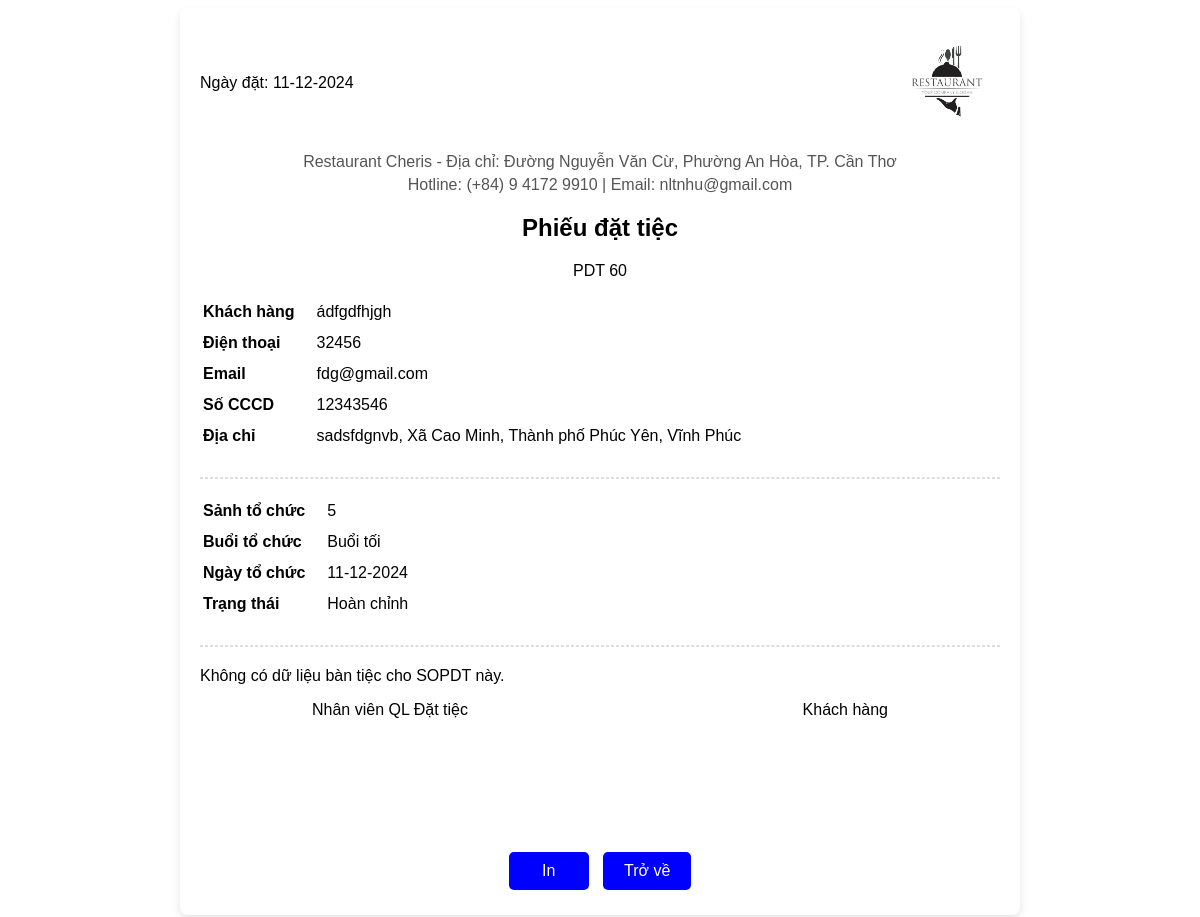
The app's page /content/phieudattiec/chi-tiet.php?sopdt=60 with its own data.
### tables this page shows
CREATE TABLE `phieudattiec` (
  `sopdt` int(11) NOT NULL,
  `sohd` int(11) NOT NULL,
  `makh` int(11) NOT NULL,
  `stt_sanh` int(11) NOT NULL,
  `mabuoi` int(11) NOT NULL,
  `malt` int(11) NOT NULL,
  `ma_ctkm` int(11) NOT NULL,
  `ngaydat` varchar(255) NOT NULL,
  `ngaytochuc` varchar(255) NOT NULL,
  `trangthai` varchar(255) NOT NULL,
  `tiencoc` int(11) NOT NULL,
  `tiengiamgia` int(11) NOT NULL
);

CREATE TABLE `khachhang` (
  `makh` int(11) NOT NULL,
  `hoten` varchar(255) NOT NULL,
  `sodt` varchar(20) NOT NULL,
  `email` varchar(255) NOT NULL,
  `socccd` varchar(20) NOT NULL,
  `ngaycap` date NOT NULL,
  `noicap` varchar(255) NOT NULL,
  `so_nha` varchar(50) NOT NULL,
  `tinh_thanhpho` int(11) NOT NULL,
  `quan_huyen` int(11) NOT NULL,
  `phuong_xa` int(11) NOT NULL
);

CREATE TABLE `phuong_xa` (
  `mapx` int(11) NOT NULL,
  `ma_qh` int(11) NOT NULL,
  `tenpx` varchar(255) NOT NULL
);

CREATE TABLE `quan_huyen` (
  `maqh` int(11) NOT NULL,
  `ma_tinhtp` int(11) NOT NULL,
  `tenqh` varchar(255) NOT NULL
);

CREATE TABLE `tinh_thanhpho` (
  `matinhtp` int(11) NOT NULL,
  `ten_tinhtp` varchar(255) NOT NULL
);

CREATE TABLE `buoi` (
  `MABUOI` int(10) NOT NULL,
  `TENBUOI` varchar(255) NOT NULL,
  `GIOBD` char(10) NOT NULL,
  `GIOKT` char(10) NOT NULL
);

### content/phieudattiec/chi-tiet.php (the view, shortened to what this page needs)
<?php
$servername = "localhost";
$username = "root";
$password = "";
$dbname = "tochuctiec";
$conn = new mysqli($servername, $username, $password, $dbname);
$sopdt = isset($_GET['sopdt']) ? $_GET['sopdt'] : null;
if ($sopdt) {
    $sql = "SELECT
                p.*,
                k.hoten, k.sodt, k.so_nha, k.email, k.socccd, px.tenpx, qh.tenqh, tt.ten_tinhtp,b.TENBUOI
            FROM phieudattiec p
            LEFT JOIN khachhang k ON p.makh = k.makh
            LEFT JOIN phuong_xa px ON k.phuong_xa = px.mapx
            LEFT JOIN quan_huyen qh ON k.quan_huyen = qh.maqh
            LEFT JOIN tinh_thanhpho tt ON k.tinh_thanhpho = tt.matinhtp
            LEFT JOIN buoi b ON p.mabuoi = b.MABUOI
            WHERE p.sopdt = ?";
    $stmt = $conn->prepare($sql);
    $stmt->bind_param('s', $sopdt);
    $stmt->execute();
    $result = $stmt->get_result();
    $data = $result->fetch_assoc();
} else {
    echo "Không tìm thấy mã phiếu!";
    exit;
}
?>
<!DOCTYPE html>
<html lang="vi">
<head>
    <link rel="stylesheet" href="css2/menu.css">
</head>
<body>
    <div class="invoice-container">
        <div class="invoice-header-content" style="display: flex;justify-content: space-between; align-items: center;">
            <div>
            <?php if ($data): ?>
                <tr>
                    <th>Ngày đặt: </th>
                    <td><?= htmlspecialchars(date('d-m-Y', strtotime($data['ngaydat']))) ?></td>
                </tr>
            </div>
            <div>
                <img src="img/logo.png" style="width: 105px; height:105px" alt="Restaurant Logo">
            </div>
        </div>
        <div class="invoice-header" style="margin-top: 1rem;">
            <p>Restaurant Cheris - Địa chỉ: Đường Nguyễn Văn Cừ, Phường An Hòa, TP. Cần Thơ</p>
            <p>Hotline: (+84) 9 4172 9910 | Email: nltnhu@gmail.com</p>
            <h2>Phiếu đặt tiệc</h2>
            <tr>
                <th>PDT</th>
                <td><?= htmlspecialchars($data['sopdt']) ?></td>
            </tr>
            <?php else: ?>
                <p>Không tìm thấy thông tin phiếu.</p>
            <?php endif; ?>
        </div>
        <div class="invoice-details">
            <?php if ($data): ?>
                <table>
                    <tr>
                        <th>Khách hàng</th>
                        <td><?= htmlspecialchars($data['hoten']) ?></td>
                    </tr>
                    <tr>
                        <th>Điện thoại</th>
                        <td><?= htmlspecialchars($data['sodt']) ?></td>
                    </tr>
                    <tr>
                        <th>Email</th>
                        <td><?= htmlspecialchars($data['email']) ?></td>
                    </tr>
                    <tr>
                        <th>Số CCCD</th>
                        <td><?= htmlspecialchars($data['socccd']) ?></td>
                    </tr>
                    <tr>
                        <th>Địa chỉ</th>
                        <td>
                            <?= htmlspecialchars($data['so_nha']) ?>,
                            <?= htmlspecialchars($data['tenpx']) ?>,
                            <?= htmlspecialchars($data['tenqh']) ?>,
                            <?= htmlspecialchars($data['ten_tinhtp']) ?>
                        </td>
                    </tr>
                </table>
        </div>
        <hr style="border: 1px dashed #ddd; margin: 20px 0;">
        <div class="invoice-items">
            <table>
                <tr>
                    <th>Sảnh tổ chức</th>
                    <td><?= htmlspecialchars($data['stt_sanh']) ?></td>
                </tr>
                <tr>
                    <th>Buổi tổ chức</th>
                    <td><?= htmlspecialchars($data['TENBUOI']) ?></td>
                </tr>
                <tr>
                    <th>Ngày tổ chức</th>
                    <td><?= htmlspecialchars(date('d-m-Y', strtotime($data['ngaytochuc']))) ?></td>
                </tr>
                <tr>
                    <th>Trạng thái</th>
                    <td><?= htmlspecialchars($data['trangthai']) ?></td>
                </tr>
            </table>
            <hr style="border: 1px dashed #ddd; margin: 20px 0;">
            <div class="invoice-items">
            <div class="invoice-section">
<?php
$sqlDatTiec = "
    SELECT DISTINCT stt_btd
    FROM dattiec
    WHERE sopdt = ?";
$stmtDatTiec = $conn->prepare($sqlDatTiec);
$stmtDatTiec->bind_param('s', $sopdt);
$stmtDatTiec->execute();
$resultDatTiec = $stmtDatTiec->get_result();
if ($resultDatTiec->num_rows > 0) {
    while ($dataDatTiec = $resultDatTiec->fetch_assoc()) {
        $sqlBanTiecDat = "
            SELECT ten_btd
            FROM bantiecdat
            WHERE stt_btd = ?";
        $stmtBanTiecDat = $conn->prepare($sqlBanTiecDat);
        $stmtBanTiecDat->bind_param('i', $dataDatTiec['stt_btd']);
        $stmtBanTiecDat->execute();
        $resultBanTiecDat = $stmtBanTiecDat->get_result();
        $dataBanTiecDat = $resultBanTiecDat->fetch_assoc();
        $sqlDatTiecInfo = "
            SELECT soban_chinhthuc, soban_dutru, soban_sudung
            FROM dattiec
            WHERE sopdt = ? AND stt_btd = ?";
        $stmtDatTiecInfo = $conn->prepare($sqlDatTiecInfo);
        $stmtDatTiecInfo->bind_param('si', $sopdt, $dataDatTiec['stt_btd']);
        $stmtDatTiecInfo->execute();
        $resultDatTiecInfo = $stmtDatTiecInfo->get_result();
        ?>
        <div class="invoice-section">
            <p style="margin-top:2rem"><strong> <?= htmlspecialchars($dataBanTiecDat['ten_btd']) ?>:</strong></p>
        <table border="1" style=" width: 55%;
            margin: 0 auto; /* Căn giữa bảng theo chiều ngang */
            margin-top: 0px; /* Khoảng cách từ phía trên */
            border-collapse: collapse;
            justify-items: center;">
            <tr>
                <th style="width: 19rem; text-align: center;">Tên món</th>
            </tr>
            <?php
            $sqlDatMon = "
                SELECT DISTINCT monan.ten_ma
                FROM datmon
                JOIN monan ON datmon.MA_MA = monan.ma_ma
                JOIN bantiec_mon ON bantiec_mon.MA_MA = datmon.MA_MA  -- Kết nối giữa bantiec_mon và datmon qua MA_MA
                JOIN bantiecdat ON bantiecdat.stt_btd = bantiec_mon.STT_BTD  -- Kết nối bantiec_mon và bantiecdat qua STT_BTD
                WHERE bantiecdat.stt_btd = ?";
            $stmtDatMon = $conn->prepare($sqlDatMon);
            $stmtDatMon->bind_param('i', $dataDatTiec['stt_btd']);
            $stmtDatMon->execute();
            $resultDatMon = $stmtDatMon->get_result();
            if ($resultDatMon->num_rows > 0) {
                while ($row = $resultDatMon->fetch_assoc()) {
                    echo "<tr>
                        <td>" . htmlspecialchars($row['ten_ma']) . "</td>
                    </tr>";
                }
            } else {
                echo "<tr><td colspan='1'>Không có dữ liệu món ăn</td></tr>";
            }
            ?>
        </table>
<table border="1" style="width: 55%;
    margin: 0 auto; /* Căn giữa bảng theo chiều ngang */
    margin-top: 20px; /* Khoảng cách từ bảng trên */
    border-collapse: collapse;
    justify-items: center;">
    <tr>
        <th style="width: 19rem; text-align: center;">Tên đồ uống</th>
    </tr>
    <?php
    $sqlDatDouong = "
        SELECT DISTINCT douong.ten_du
        FROM datdouong
        JOIN douong ON datdouong.ma_du = douong.ma_du -- Kết nối với bảng douong qua ma_du
        JOIN dattiec ON datdouong.sopdt = dattiec.sopdt -- Kết nối datdouong và dattiec qua sopdt
        JOIN bantiecdat ON dattiec.stt_btd = bantiecdat.stt_btd -- Kết nối dattiec và bantiecdat qua stt_btd
        WHERE bantiecdat.stt_btd = ?";
    $stmtDatDouong = $conn->prepare($sqlDatDouong);
    $stmtDatDouong->bind_param('i', $dataDatTiec['stt_btd']);
    $stmtDatDouong->execute();
    $resultDatDouong = $stmtDatDouong->get_result();
    if ($resultDatDouong->num_rows > 0) {
        while ($row = $resultDatDouong->fetch_assoc()) {
            echo "<tr>
                <td>" . htmlspecialchars($row['ten_du']) . "</td>
            </tr>";
        }
    } else {
        echo "<tr><td colspan='1'>Không có dữ liệu đồ uống</td></tr>";
    }
    ?>
</table>
        <div class="invoice-details" style="text-align: left; margin-top: 20px;">
            <?php
            if ($resultDatTiecInfo->num_rows > 0) {
                while ($row = $resultDatTiecInfo->fetch_assoc()) {
                    echo "
                    <div style='margin-bottom: 10px; margin-left: 1.7rem'>
                        <p style='position: relative;'>
                            <span style='position: absolute; left: -1.5rem;'>•</span>
                            <strong style='font-weight: bold;'>Số bàn chính thức:</strong> " . htmlspecialchars($row['soban_chinhthuc']) . "
                        </p>
                        <p style='position: relative;'>
                            <span style='position: absolute; left: -1.5rem;'>•</span>
                            <strong style='font-weight: bold;'>Số bàn dự trù:</strong> " . htmlspecialchars($row['soban_dutru'] ?? 'N/A') . "
                        </p>
                    </div>";
                }
            } else {
                echo "<p>Không có dữ liệu bàn tiệc</p>";
            }
            ?>
        </div>
        <div style="text-align: left; margin-top: 20px; font-weight: bold;">
            <?php
            $sqlGiaBTD = "SELECT gia_btd FROM bantiecdat WHERE stt_btd = ?";
            $stmtGiaBTD = $conn->prepare($sqlGiaBTD);
            $stmtGiaBTD->bind_param('i', $dataDatTiec['stt_btd']);
            $stmtGiaBTD->execute();
            $resultGiaBTD = $stmtGiaBTD->get_result();
            if ($resultGiaBTD->num_rows > 0) {
                $rowGiaBTD = $resultGiaBTD->fetch_assoc();
                $giaBTD = $rowGiaBTD['gia_btd'];
            } else {
                $giaBTD = 0;
            }
            $sqlSoBan = "SELECT soban_chinhthuc, soban_dutru FROM dattiec WHERE stt_btd = ?";
            $stmtSoBan = $conn->prepare($sqlSoBan);
            $stmtSoBan->bind_param('i', $dataDatTiec['stt_btd']);
            $stmtSoBan->execute();
            $resultSoBan = $stmtSoBan->get_result();
            if ($resultSoBan->num_rows > 0) {
                $rowSoBan = $resultSoBan->fetch_assoc();
                $sobanChinhThuc = $rowSoBan['soban_chinhthuc'];
                $sobanDuTru = $rowSoBan['soban_dutru'];
            } else {
                $sobanChinhThuc = 0;
                $sobanDuTru = 0;
            }
            $tongSoBan = $sobanChinhThuc + $sobanDuTru;
            $tongTien = $giaBTD * $tongSoBan;
            ?>
            <p style='position: relative; margin-left: 1.7rem;'>
                            <span style='position: absolute; left: -1.5rem;'>•</span>Tổng tiền: <?php echo number_format($tongTien, 0, ',', '.'); ?> VND</p>
        </div>
        </div>
    <?php
    }
} else {
    echo "Không có dữ liệu bàn tiệc cho SOPDT này.";
}
?>
  </div>
        <?php else: ?>
            <p>Không tìm thấy thông tin phiếu.</p>
        <?php endif; ?>
        <div class="invoice-footer2" style="display:flex; justify-content: space-between; margin-bottom: 7rem; ">
            <p style="text-align: left; margin-left: 7rem;">Nhân viên QL Đặt tiệc</p>
            <p style="text-align: right; margin-right: 7rem;">Khách hàng</p>
        </div>
        <div class="invoice-footer">
            <button class="button" onclick="window.print();">In</button>
            <button class="button back-button" onclick="window.history.back();">Trở về</button>
        </div>
    </div>
</body>
</html>

### content/phieudattiec/chi-tiet.php (style rules this page uses)
body { font-family: Arial, sans-serif; }
.invoice-container { max-width: 800px; margin: 0 auto; background: #fff; padding: 20px; border-radius: 8px; box-shadow: 0 4px 8px rgba(0, 0, 0, 0.1); }
.invoice-header { text-align: center; margin-bottom: 20px; }
.invoice-header p { margin: 5px 0; color: #555; }
.invoice-details { margin-bottom: 20px; }
.invoice-details th { text-align: left; padding-bottom: 10px; padding-right: 10px; }
.invoice-details td { padding-bottom: 10px; padding-left: 10px; }
.invoice-items th { text-align: left; padding-bottom: 10px; padding-right: 10px; }
.invoice-items td { padding-bottom: 10px; padding-left: 10px; }
.invoice-footer { text-align: center; margin-top: 20px; }
.button { padding: 10px 20px; font-size: 16px; cursor: pointer; margin: 5px; border: none; border-radius: 5px; background-color: #0000FF; color: white; width: 5rem; }
.back-button { background-color: #0000FF; width: 5.5rem; }

### records on screen
phieudattiec: ngaydat "11-12-2024", sopdt "60", makh.hoten "ádfgdfhjgh", makh.sodt "32456", makh.email "fdg@gmail.com", makh.socccd "12343546", makh.so_nha "sadsfdgnvb", phuong_xa.tenpx "Xã Cao Minh", quan_huyen.tenqh "Thành phố Phúc Yên", tinh_thanhpho.ten_tinhtp "Vĩnh Phúc", stt_sanh "5", mabuoi.TENBUOI "Buổi tối", ngaytochuc "11-12-2024", trangthai "Hoàn chỉnh"
